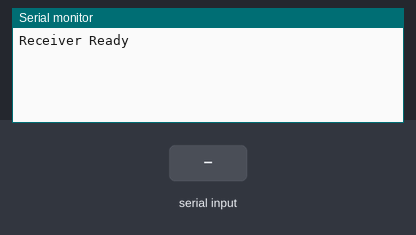
Simulated run of this sketch. Board: Arduino Uno, built with avr-gcc and run on an emulated ATmega328P. Parts: the last lines printed to the serial monitor. The inputs (shaded band) are chosen by the test bench.

Above: at 1.8 s.
1.9 s: "1\n" received over the second serial link
At 3.0 s:
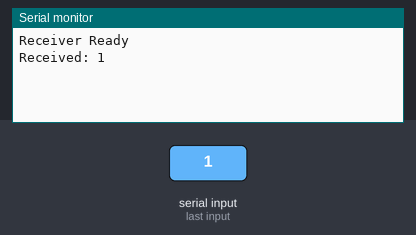
3.5 s: "0\n" received over the second serial link
At 4.2 s:
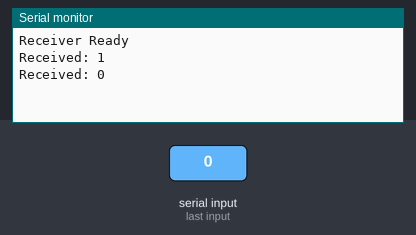
5.0 s: "2\n" received over the second serial link
At 6.5 s:
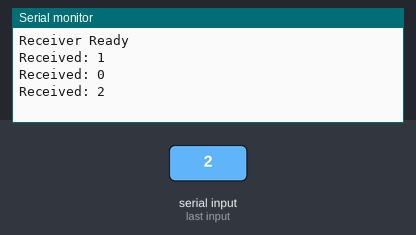

Measured:
- after the input at 1.9 s, the serial monitor: prints a new line after 0.10 s (image 1)
- after the input at 3.5 s, the serial monitor: prints a new line at once (image 2)
- after the input at 5.0 s, the serial monitor: prints a new line at once (image 3)

The sketch:

HC12_rx.ino
```cpp
#include <SoftwareSerial.h>

SoftwareSerial HC12(9, 8); // RX, TX (D9 = RX, D8 = TX)

void setup() {
  Serial.begin(9600);    // For Serial Monitor
  HC12.begin(9600);      // HC-12 baud rate

  Serial.println("Receiver Ready");
}

void loop() {
  if (HC12.available()) {
  String data = HC12.readStringUntil('\n');
  Serial.println("Received: " + data);
}
  delay(500);
}
```

radar.ino
```cpp
/*const int radarPin = 2;     // RCWL OUT connected to D2
const int ledPin = 13;      // Optional: onboard LED

void setup() {
  pinMode(radarPin, INPUT);
  pinMode(ledPin, OUTPUT);
  Serial.begin(9600);
}

void loop() {
  int motion = digitalRead(radarPin);

  if (motion == HIGH) {
    Serial.println("Motion detected!");
    digitalWrite(ledPin, HIGH);
  } else {
    Serial.println("No motion.");
    digitalWrite(ledPin, LOW);
  }

  delay(200);
}*/
/* // === RCWL-0516 + Microphone Launch Detection System ===
const int motionPin = D5;     // RCWL-0516 OUT connected to digital pin D5
const int micPin = A0;        // Analog mic OUT connected to A0
const int threshold = 600;    // Sound threshold (adjust based on testing)
void setup() {
  pinMode(motionPin, INPUT);
  Serial.begin(9600);
}
void loop() {
  int motion = digitalRead(motionPin);
  int micValue = analogRead(micPin);

  Serial.print("Motion: ");
  Serial.print(motion);
  Serial.print(" | Sound Level: ");
  Serial.println(micValue);

  if (motion == HIGH && micValue > threshold) {
    Serial.println("Launch Detected!");
  }
  delay(100); // small delay
}*/
/*#include <Wire.h>
#include <Adafruit_GFX.h>
#include <Adafruit_SSD1306.h>

// OLED config
#define SCREEN_WIDTH 128
#define SCREEN_HEIGHT 64
#define OLED_RESET -1
Adafruit_SSD1306 display(SCREEN_WIDTH, SCREEN_HEIGHT, &Wire, OLED_RESET);

// Sensor pins
#define SOUND_PIN A0          // Analog mic pin
#define RADAR_PIN D5          // RCWL-0516 OUT

// Thresholds
#define SOUND_THRESHOLD 550   // Adjust based on your testing
#define DETECTION_WINDOW 3000 // ms
#define TRIGGER_THRESHOLD 2   // Number of detections in window

// Tracking
unsigned long windowStart = 0;
int triggerCount = 0;
bool launchDetected = false;

void setup() {
  Serial.begin(115200);
  pinMode(RADAR_PIN, INPUT);

  // OLED init
  if (!display.begin(SSD1306_SWITCHCAPVCC, 0x3C)) {
    Serial.println("OLED not found");
    while (true);
  }

  display.clearDisplay();
  display.setTextSize(1);
  display.setTextColor(SSD1306_WHITE);
  display.setCursor(0, 0);
  display.println("Initializing System...");
  display.display();
  delay(2000);
  display.clearDisplay();
  windowStart = millis();
}

void loop() {
  int soundValue = analogRead(SOUND_PIN);
  int motion = digitalRead(RADAR_PIN);

  // OLED update
  display.clearDisplay();
  display.setCursor(0, 0);
  display.print("Sound: "); display.println(soundValue);
  display.print("Radar: "); display.println(motion == HIGH ? "MOTION" : "None");

  // Detection Logic
  if (soundValue > SOUND_THRESHOLD && motion == HIGH) {
    triggerCount++;
    Serial.println("⚠️ Potential Launch Signature Detected");
    display.println("** Potential Launch! **");
  }

  // Detection Window Handling
  if (millis() - windowStart > DETECTION_WINDOW) {
    if (triggerCount >= TRIGGER_THRESHOLD && !launchDetected) {
      Serial.println("🚀 LAUNCH DETECTED!");
      display.setCursor(0, 50);
      display.println("🚀 LAUNCH DETECTED!");
      launchDetected = true;
    }
    // Reset window
    windowStart = millis();
    triggerCount = 0;
    // Reset if quiet
    if (soundValue < SOUND_THRESHOLD || motion == LOW) {
      launchDetected = false;
    }
  }

  display.display();
  delay(200);
}*/
```
